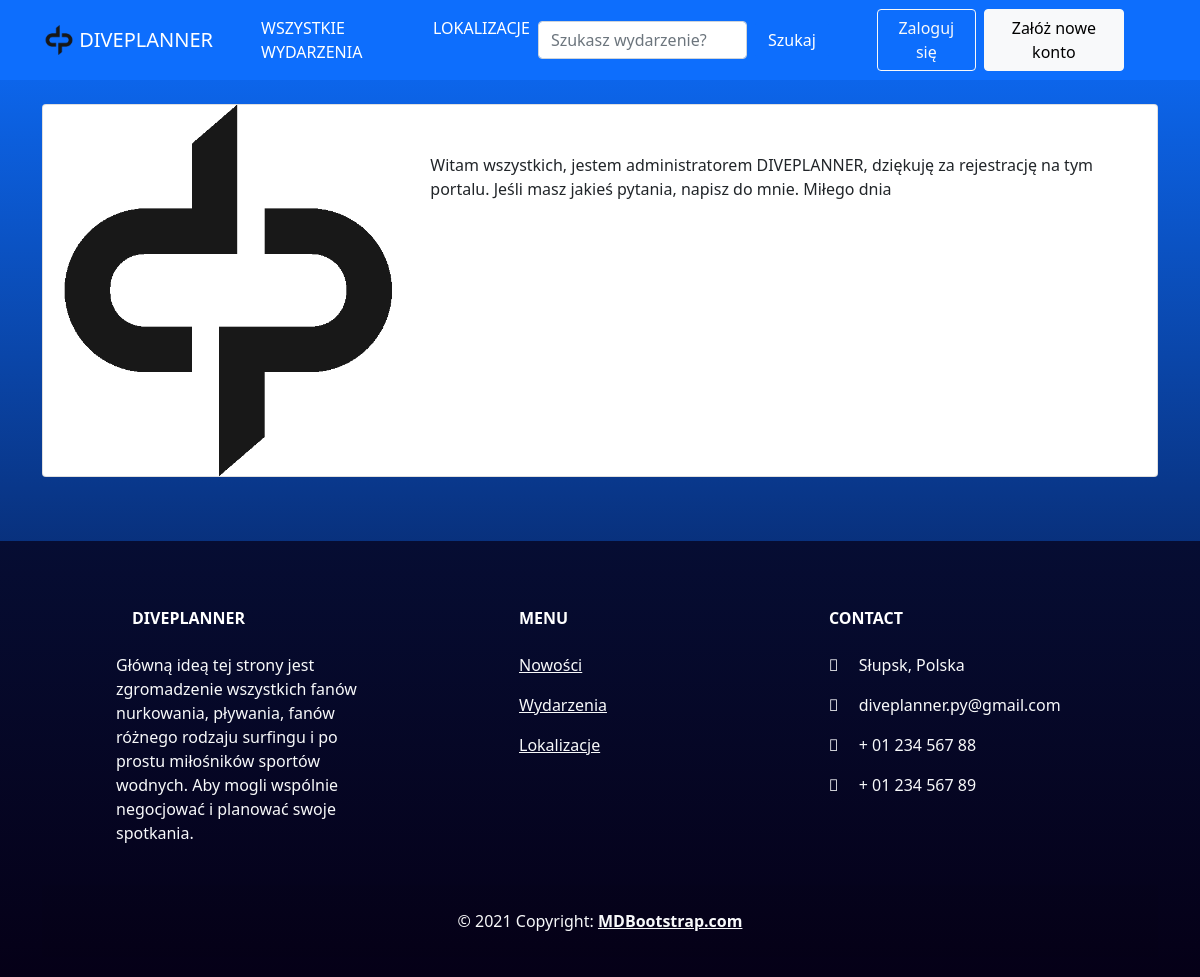
/users/2/profile/, run on the app's committed database.
### blog/models.py (models this page shows, shortened)
class Profile(models.Model):
    user = models.OneToOneField(User, null=True, on_delete=models.CASCADE)
    profile_image = models.ImageField(null=True, blank=True, upload_to="images/profile/")
    biography = models.TextField()

### users/views.py (the view)
# urls.py: path('<int:pk>/profile/', ShowProfilePageView.as_view(), name='show_profile'),
class ShowProfilePageView(DetailView):
	model = Profile
	template_name = 'registration/profile.html'
	def get_context_data(self, *args, **kwargs):
		context = super(ShowProfilePageView, self).get_context_data(*args, **kwargs)
		page_user = get_object_or_404(Profile, id=self.kwargs['pk'])
		context["page_user"] = page_user
		return context

### templates/registration/profile.html
{% extends 'blog/base.html' %}
{% load static %}
{% block content %}
<div class="card mb-3">
  <div class="row g-0">
    <div class="col-md-4">
      {% if page_user.profile_image %}
      <img src="{{ page_user.profile_image.url }}" class="img-fluid rounded-start" alt="...">
      {% else %}
      <img src="{{ page_user.profile_image.url }}" class="img-fluid rounded-start" alt="...">
      {% endif %}
    </div>
    <div class="col-md-8">
      <div class="card-body">
        <h5 class="card-title">{{ page_user.user.first_name }} {{ page_user.user.last_name }}</h5>
        <p class="card-text">{{ page_user.biography }}</p>
      </div>
    </div>
  </div>
</div>
<br>
{% endblock %}

### static/css/styles.css (style rules this page uses)
h1, h2, h3, h4, h5, h6 { color: white; }
body { width: 100%; font-family: Arial, sans-serif; }
p { margin: 1em 0; }
.col-1,.col-2,.col-3,.col-4,.col-5,.col-6,.col-7,.col-8,.col-9,.col-10,.col-11,.col-12,.col,.col-auto,.col-sm-1,.col-sm-2,.col-sm-3,.col-sm-4,.col-sm-5,.col-sm-6,.col-sm-7,.col-sm-8,.col-sm-9,.col-sm-10,.col-sm-11,.col-sm-12,.col-sm,.col-sm-auto,.col-md-1,.col-md-2,.col-md-3,.col-md-4,.col-md-5,.col-md-6,.col-md-7,.col-md-8,.col-md-9,.col-md-10,.col-md-11,.col-md-12,.col-md,.col-md-auto,.col-lg-1,.col-lg-2,.col-lg-3,.col-lg-4,.col-lg-5,.col-lg-6,.col-lg-7,.col-lg-8,.col-lg-9,.col-lg-10,.col-lg-11,.col-lg-12,.col-lg,.col-lg-auto,.col-xl-1,.col-xl-2,.col-xl-3,.col-xl-4,.col-xl-5,.col-xl-6,.col-xl-7,.col-xl-8,.col-xl-9,.col-xl-10,.col-xl-11,.col-xl-12,.col-xl,.col-xl-auto { position:relative; width:100%; padding-right:15px; padding-left:15px }
.col-md-8 { flex:0 0 66.66667%; max-width:66.66667% }

### data on the page
Profile: profile_image (picture), biography "Witam wszystkich, jestem administratorem DIVEPLANNER, dziękuję za rejestrację na tym portalu. Jeśli masz jakieś pytania, napisz do mnie. Miłego dnia"
